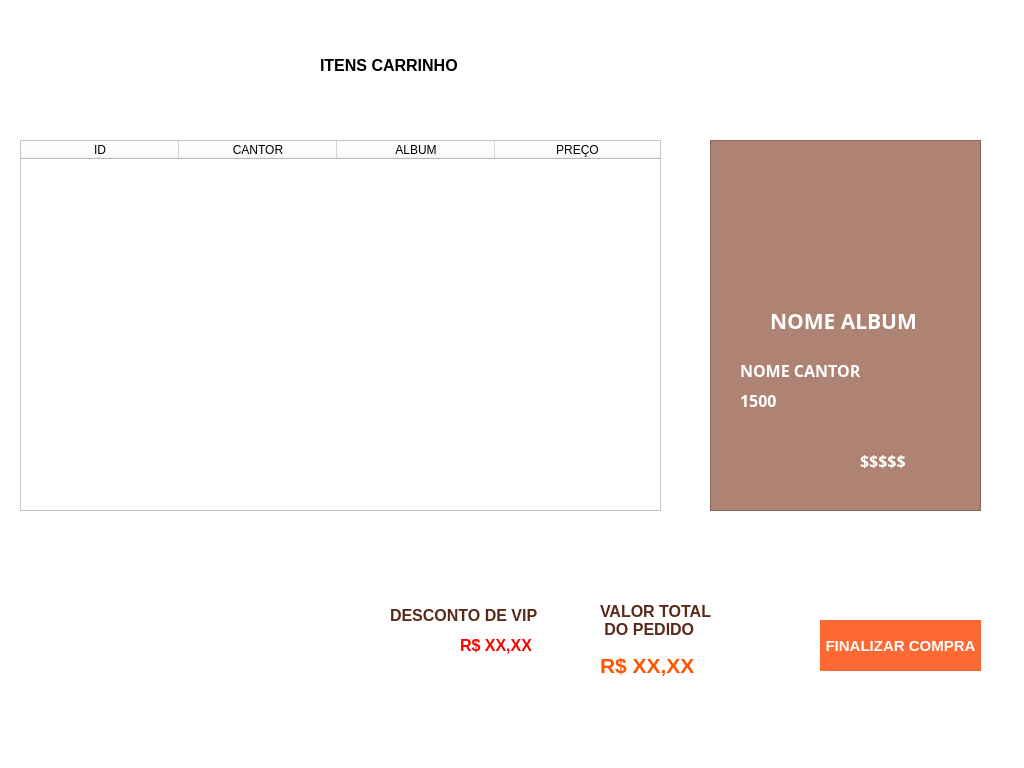
<?xml version="1.0" encoding="UTF-8"?>
<ui version="4.0">
 <class>screen_cart</class>
 <widget class="QDialog" name="screen_cart">
  <property name="geometry">
   <rect>
    <x>0</x>
    <y>0</y>
    <width>1024</width>
    <height>768</height>
   </rect>
  </property>
  <property name="windowTitle">
   <string>Dialog</string>
  </property>
  <property name="windowOpacity">
   <double>1.000000000000000</double>
  </property>
  <property name="styleSheet">
   <string notr="true">background-color: rgb(255, 255, 255);</string>
  </property>
  <widget class="QTableWidget" name="tableWidget">
   <property name="geometry">
    <rect>
     <x>20</x>
     <y>140</y>
     <width>641</width>
     <height>371</height>
    </rect>
   </property>
   <property name="styleSheet">
    <string notr="true">background-color: #ffffff;
font: 700 12pt &quot;Microsoft YaHei UI&quot;;
alternate-background-color: #AF8373;
selection-background-color: #591D07;</string>
   </property>
   <property name="editTriggers">
    <set>QAbstractItemView::NoEditTriggers</set>
   </property>
   <property name="dragEnabled">
    <bool>false</bool>
   </property>
   <property name="alternatingRowColors">
    <bool>true</bool>
   </property>
   <property name="selectionMode">
    <enum>QAbstractItemView::SingleSelection</enum>
   </property>
   <property name="selectionBehavior">
    <enum>QAbstractItemView::SelectRows</enum>
   </property>
   <property name="showGrid">
    <bool>false</bool>
   </property>
   <property name="gridStyle">
    <enum>Qt::NoPen</enum>
   </property>
   <property name="sortingEnabled">
    <bool>true</bool>
   </property>
   <attribute name="horizontalHeaderCascadingSectionResizes">
    <bool>false</bool>
   </attribute>
   <attribute name="horizontalHeaderMinimumSectionSize">
    <number>40</number>
   </attribute>
   <attribute name="horizontalHeaderDefaultSectionSize">
    <number>158</number>
   </attribute>
   <attribute name="horizontalHeaderShowSortIndicator" stdset="0">
    <bool>true</bool>
   </attribute>
   <attribute name="horizontalHeaderStretchLastSection">
    <bool>true</bool>
   </attribute>
   <attribute name="verticalHeaderVisible">
    <bool>false</bool>
   </attribute>
   <attribute name="verticalHeaderCascadingSectionResizes">
    <bool>false</bool>
   </attribute>
   <attribute name="verticalHeaderHighlightSections">
    <bool>true</bool>
   </attribute>
   <column>
    <property name="text">
     <string>ID</string>
    </property>
   </column>
   <column>
    <property name="text">
     <string>CANTOR</string>
    </property>
   </column>
   <column>
    <property name="text">
     <string>ALBUM</string>
    </property>
   </column>
   <column>
    <property name="text">
     <string>PREÇO</string>
    </property>
   </column>
  </widget>
  <widget class="QPushButton" name="pushButton">
   <property name="geometry">
    <rect>
     <x>620</x>
     <y>90</y>
     <width>41</width>
     <height>31</height>
    </rect>
   </property>
   <property name="cursor">
    <cursorShape>PointingHandCursor</cursorShape>
   </property>
   <property name="styleSheet">
    <string notr="true">font: 700 12pt &quot;Microsoft YaHei UI&quot;;
border-style: outset;
color:rgb(255, 255, 255)</string>
   </property>
   <property name="text">
    <string/>
   </property>
   <property name="icon">
    <iconset>
     <normaloff>../src/icons8-pesquisar-100.png</normaloff>../src/icons8-pesquisar-100.png</iconset>
   </property>
   <property name="iconSize">
    <size>
     <width>32</width>
     <height>32</height>
    </size>
   </property>
  </widget>
  <widget class="QFrame" name="frame">
   <property name="geometry">
    <rect>
     <x>710</x>
     <y>140</y>
     <width>271</width>
     <height>371</height>
    </rect>
   </property>
   <property name="styleSheet">
    <string notr="true">background:rgb(175, 131, 115)</string>
   </property>
   <property name="frameShape">
    <enum>QFrame::StyledPanel</enum>
   </property>
   <property name="frameShadow">
    <enum>QFrame::Raised</enum>
   </property>
   <widget class="QLabel" name="lb_imagem">
    <property name="geometry">
     <rect>
      <x>70</x>
      <y>20</y>
      <width>131</width>
      <height>131</height>
     </rect>
    </property>
    <property name="text">
     <string/>
    </property>
    <property name="pixmap">
     <pixmap resource="res.qrc">:/new/icons/icons/cart.png</pixmap>
    </property>
    <property name="scaledContents">
     <bool>true</bool>
    </property>
   </widget>
   <widget class="QLabel" name="lb_nome_album_cart">
    <property name="geometry">
     <rect>
      <x>60</x>
      <y>170</y>
      <width>161</width>
      <height>21</height>
     </rect>
    </property>
    <property name="font">
     <font>
      <family>Segoe UI Black</family>
      <pointsize>16</pointsize>
      <bold>true</bold>
     </font>
    </property>
    <property name="styleSheet">
     <string notr="true">color:rgb(255, 255, 255)</string>
    </property>
    <property name="text">
     <string>NOME ALBUM</string>
    </property>
   </widget>
   <widget class="QLabel" name="lb_nome_cantor_cart">
    <property name="geometry">
     <rect>
      <x>30</x>
      <y>220</y>
      <width>121</width>
      <height>21</height>
     </rect>
    </property>
    <property name="font">
     <font>
      <family>Segoe UI Black</family>
      <pointsize>12</pointsize>
      <bold>true</bold>
     </font>
    </property>
    <property name="styleSheet">
     <string notr="true">color:rgb(255, 255, 255)</string>
    </property>
    <property name="text">
     <string>NOME CANTOR</string>
    </property>
   </widget>
   <widget class="QLabel" name="lb_ano_lancamento_cart">
    <property name="geometry">
     <rect>
      <x>30</x>
      <y>250</y>
      <width>41</width>
      <height>21</height>
     </rect>
    </property>
    <property name="font">
     <font>
      <family>Segoe UI Black</family>
      <pointsize>12</pointsize>
      <bold>true</bold>
     </font>
    </property>
    <property name="styleSheet">
     <string notr="true">color:rgb(255, 255, 255)</string>
    </property>
    <property name="text">
     <string>1500</string>
    </property>
   </widget>
   <widget class="QLabel" name="lb_price_cart">
    <property name="geometry">
     <rect>
      <x>150</x>
      <y>310</y>
      <width>81</width>
      <height>21</height>
     </rect>
    </property>
    <property name="font">
     <font>
      <family>Segoe UI Black</family>
      <pointsize>12</pointsize>
      <bold>true</bold>
     </font>
    </property>
    <property name="styleSheet">
     <string notr="true">color:rgb(255, 255, 255)</string>
    </property>
    <property name="text">
     <string>$$$$$</string>
    </property>
   </widget>
  </widget>
  <widget class="QLabel" name="label_8">
   <property name="geometry">
    <rect>
     <x>320</x>
     <y>50</y>
     <width>251</width>
     <height>30</height>
    </rect>
   </property>
   <property name="font">
    <font>
     <family>Microsoft YaHei UI</family>
     <pointsize>12</pointsize>
     <bold>true</bold>
    </font>
   </property>
   <property name="styleSheet">
    <string notr="true">color: rgb(0, 0, 0);</string>
   </property>
   <property name="text">
    <string>ITENS CARRINHO</string>
   </property>
  </widget>
  <widget class="QPushButton" name="pb_finalizar">
   <property name="geometry">
    <rect>
     <x>820</x>
     <y>620</y>
     <width>161</width>
     <height>51</height>
    </rect>
   </property>
   <property name="font">
    <font>
     <family>Microsoft YaHei UI</family>
     <pointsize>11</pointsize>
     <bold>true</bold>
    </font>
   </property>
   <property name="cursor">
    <cursorShape>PointingHandCursor</cursorShape>
   </property>
   <property name="styleSheet">
    <string notr="true">background-color: rgb(254, 104, 50);
border-style: outset;
color:rgb(255, 255, 255)
</string>
   </property>
   <property name="text">
    <string>FINALIZAR COMPRA</string>
   </property>
  </widget>
  <widget class="QPushButton" name="pb_home_cart">
   <property name="geometry">
    <rect>
     <x>20</x>
     <y>30</y>
     <width>51</width>
     <height>51</height>
    </rect>
   </property>
   <property name="cursor">
    <cursorShape>PointingHandCursor</cursorShape>
   </property>
   <property name="styleSheet">
    <string notr="true">background-color: rgb(255, 255, 255);
border-style: outset;
color:rgb(255, 255, 255)
</string>
   </property>
   <property name="text">
    <string/>
   </property>
   <property name="icon">
    <iconset resource="res.qrc">
     <normaloff>:/new/icons/icons/home.png</normaloff>:/new/icons/icons/home.png</iconset>
   </property>
   <property name="iconSize">
    <size>
     <width>51</width>
     <height>51</height>
    </size>
   </property>
  </widget>
  <widget class="QPushButton" name="pb_profile_cart">
   <property name="geometry">
    <rect>
     <x>90</x>
     <y>30</y>
     <width>51</width>
     <height>51</height>
    </rect>
   </property>
   <property name="cursor">
    <cursorShape>PointingHandCursor</cursorShape>
   </property>
   <property name="styleSheet">
    <string notr="true">background-color: rgb(255, 255, 255);
border-style: outset;
color:rgb(255, 255, 255)
</string>
   </property>
   <property name="text">
    <string/>
   </property>
   <property name="icon">
    <iconset resource="res.qrc">
     <normaloff>:/new/icons/icons/user.png</normaloff>:/new/icons/icons/user.png</iconset>
   </property>
   <property name="iconSize">
    <size>
     <width>51</width>
     <height>51</height>
    </size>
   </property>
  </widget>
  <widget class="QLabel" name="lb_txt_desconto">
   <property name="geometry">
    <rect>
     <x>390</x>
     <y>600</y>
     <width>161</width>
     <height>30</height>
    </rect>
   </property>
   <property name="font">
    <font>
     <family>Microsoft YaHei UI</family>
     <pointsize>12</pointsize>
     <bold>true</bold>
    </font>
   </property>
   <property name="styleSheet">
    <string notr="true">color: rgb(90, 42, 24)</string>
   </property>
   <property name="text">
    <string>DESCONTO DE VIP</string>
   </property>
  </widget>
  <widget class="QLabel" name="lb_desconto">
   <property name="geometry">
    <rect>
     <x>460</x>
     <y>630</y>
     <width>81</width>
     <height>30</height>
    </rect>
   </property>
   <property name="font">
    <font>
     <family>Microsoft YaHei UI</family>
     <pointsize>12</pointsize>
     <bold>true</bold>
    </font>
   </property>
   <property name="styleSheet">
    <string notr="true">color: rgb(255, 0, 0)</string>
   </property>
   <property name="text">
    <string>R$ XX,XX</string>
   </property>
  </widget>
  <widget class="QLabel" name="label_11">
   <property name="geometry">
    <rect>
     <x>600</x>
     <y>590</y>
     <width>141</width>
     <height>61</height>
    </rect>
   </property>
   <property name="font">
    <font>
     <family>Microsoft YaHei UI</family>
     <pointsize>12</pointsize>
     <bold>true</bold>
    </font>
   </property>
   <property name="styleSheet">
    <string notr="true">color: rgb(90, 42, 24)</string>
   </property>
   <property name="text">
    <string>VALOR TOTAL
 DO PEDIDO</string>
   </property>
  </widget>
  <widget class="QLabel" name="lb_preco_total">
   <property name="geometry">
    <rect>
     <x>600</x>
     <y>650</y>
     <width>121</width>
     <height>30</height>
    </rect>
   </property>
   <property name="font">
    <font>
     <family>Microsoft YaHei UI</family>
     <pointsize>16</pointsize>
     <bold>true</bold>
    </font>
   </property>
   <property name="styleSheet">
    <string notr="true">color: rgb(255, 85, 0)</string>
   </property>
   <property name="text">
    <string>R$ XX,XX</string>
   </property>
  </widget>
 </widget>
 <resources>
  <include location="res.qrc"/>
 </resources>
 <connections/>
</ui>
